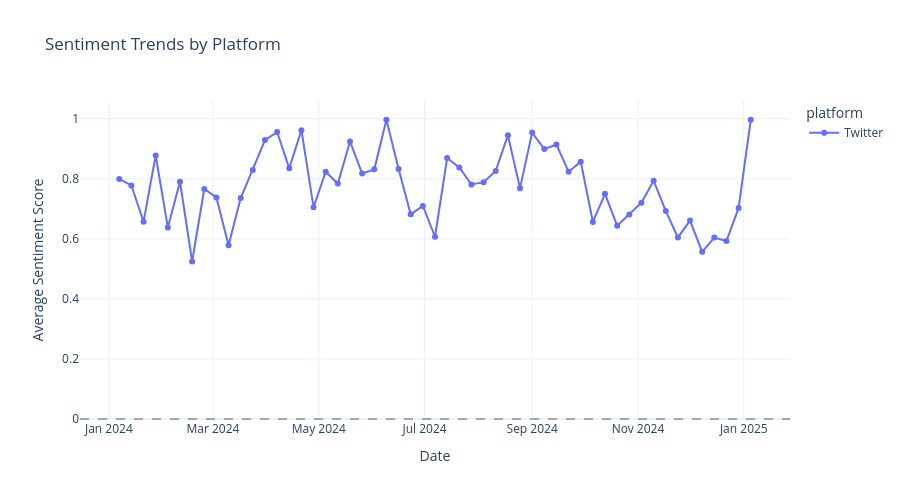
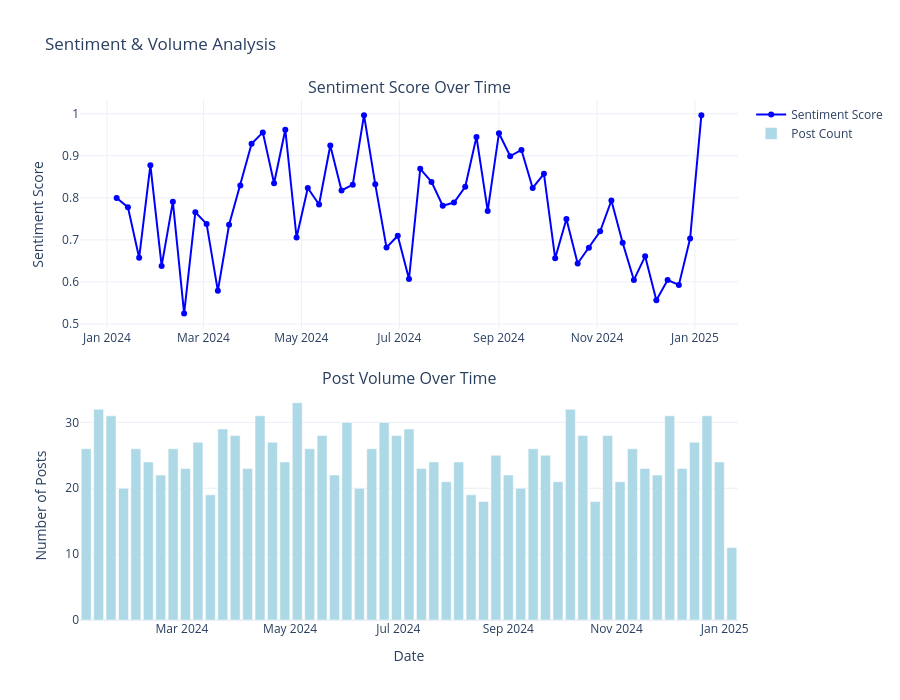

Notebook code for these charts, in order:
### Code cell
# 3. Platform Comparison Time Series
fig3 = px.line(
    weekly_platform,
    x='timestamp',
    y='avg_sentiment',
    color='platform',
    markers=True,
    title='Sentiment Trends by Platform',
    labels={'avg_sentiment': 'Average Sentiment Score', 'timestamp': 'Date'}
)

fig3.add_hline(y=0, line_dash="dash", line_color="black", opacity=0.3)

fig3.update_layout(
    hovermode='x unified',
    template='plotly_white',
    height=500
)

fig3.show()

# 4. Volume and Sentiment Combined View
fig4 = make_subplots(
    rows=2, cols=1,
    subplot_titles=('Sentiment Score Over Time', 'Post Volume Over Time'),
    vertical_spacing=0.12,
    specs=[[{"secondary_y": False}], [{"secondary_y": False}]]
)

# Sentiment trend
fig4.add_trace(
    go.Scatter(
        x=weekly_sentiment['timestamp'],
        y=weekly_sentiment['sentiment_score_mean'],
        mode='lines+markers',
        name='Sentiment Score',
        line=dict(color='blue', width=2)
    ),
    row=1, col=1
)

# Volume trend
fig4.add_trace(
    go.Bar(
        x=weekly_sentiment['timestamp'],
        y=weekly_sentiment['sentiment_score_count'],
        name='Post Count',
        marker_color='lightblue'
    ),
    row=2, col=1
)

fig4.update_xaxes(title_text="Date", row=2, col=1)
fig4.update_yaxes(title_text="Sentiment Score", row=1, col=1)
fig4.update_yaxes(title_text="Number of Posts", row=2, col=1)

fig4.update_layout(
    title_text='Sentiment & Volume Analysis',
    showlegend=True,
    template='plotly_white',
    height=700
)

fig4.show()

### Figure 1 — Plotly figure (JSON) as saved in the notebook; plotly's stock layout.template omitted (floating-point values rounded to 4 significant figures)
{"data": [{"hovertemplate": "platform=Twitter<br>Date=%{x}<br>Average Sentiment Score=%{y}<extra></extra>", "legendgroup": "Twitter", "line": {"color": "#636efa", "dash": "solid"}, "marker": {"symbol": "circle"}, "mode": "lines+markers", "name": "Twitter", "orientation": "v", "showlegend": true, "type": "scatter", "x": ["2024-01-07T00:00:00", "2024-01-14T00:00:00", "2024-01-21T00:00:00", "2024-01-28T00:00:00", "2024-02-04T00:00:00", "2024-02-11T00:00:00", "2024-02-18T00:00:00", "2024-02-25T00:00:00", "2024-03-03T00:00:00", "2024-03-10T00:00:00", "2024-03-17T00:00:00", "2024-03-24T00:00:00", "2024-03-31T00:00:00", "2024-04-07T00:00:00", "2024-04-14T00:00:00", "2024-04-21T00:00:00", "2024-04-28T00:00:00", "2024-05-05T00:00:00", "2024-05-12T00:00:00", "2024-05-19T00:00:00", "2024-05-26T00:00:00", "2024-06-02T00:00:00", "2024-06-09T00:00:00", "2024-06-16T00:00:00", "2024-06-23T00:00:00", "2024-06-30T00:00:00", "2024-07-07T00:00:00", "2024-07-14T00:00:00", "2024-07-21T00:00:00", "2024-07-28T00:00:00", "2024-08-04T00:00:00", "2024-08-11T00:00:00", "2024-08-18T00:00:00", "2024-08-25T00:00:00", "2024-09-01T00:00:00", "2024-09-08T00:00:00", "2024-09-15T00:00:00", "2024-09-22T00:00:00", "2024-09-29T00:00:00", "2024-10-06T00:00:00", "2024-10-13T00:00:00", "2024-10-20T00:00:00", "2024-10-27T00:00:00", "2024-11-03T00:00:00", "2024-11-10T00:00:00", "2024-11-17T00:00:00", "2024-11-24T00:00:00", "2024-12-01T00:00:00", "2024-12-08T00:00:00", "2024-12-15T00:00:00", "2024-12-22T00:00:00", "2024-12-29T00:00:00", "2025-01-05T00:00:00"], "xaxis": "x", "y": [0.7995, 0.7778, 0.6572, 0.8775, 0.6379, 0.7904, 0.5245, 0.7658, 0.7379, 0.5787, 0.736, 0.8292, 0.9287, 0.9556, 0.8348, 0.962, 0.7055, 0.8233, 0.7839, 0.9244, 0.8175, 0.8313, 0.9965, 0.8322, 0.6817, 0.7097, 0.6069, 0.869, 0.8379, 0.781, 0.7887, 0.8262, 0.9449, 0.7688, 0.9537, 0.899, 0.9139, 0.8234, 0.857, 0.6561, 0.7498, 0.6438, 0.6809, 0.7204, 0.7936, 0.693, 0.6047, 0.6608, 0.5566, 0.6044, 0.5927, 0.703, 0.9963], "yaxis": "y"}], "layout": {"height": 500, "hovermode": "x unified", "legend": {"title": {"text": "platform"}, "tracegroupgap": 0}, "shapes": [{"line": {"color": "black", "dash": "dash"}, "opacity": 0.3, "type": "line", "x0": 0, "x1": 1, "xref": "x domain", "y0": 0, "y1": 0, "yref": "y"}], "title": {"text": "Sentiment Trends by Platform"}, "xaxis": {"anchor": "y", "domain": [0, 1], "title": {"text": "Date"}}, "yaxis": {"anchor": "x", "domain": [0, 1], "title": {"text": "Average Sentiment Score"}}}}

### Figure 2 — Plotly figure (JSON) as saved in the notebook; plotly's stock layout.template omitted (floating-point values rounded to 4 significant figures)
{"data": [{"line": {"color": "blue", "width": 2}, "mode": "lines+markers", "name": "Sentiment Score", "type": "scatter", "x": ["2024-01-07T00:00:00", "2024-01-14T00:00:00", "2024-01-21T00:00:00", "2024-01-28T00:00:00", "2024-02-04T00:00:00", "2024-02-11T00:00:00", "2024-02-18T00:00:00", "2024-02-25T00:00:00", "2024-03-03T00:00:00", "2024-03-10T00:00:00", "2024-03-17T00:00:00", "2024-03-24T00:00:00", "2024-03-31T00:00:00", "2024-04-07T00:00:00", "2024-04-14T00:00:00", "2024-04-21T00:00:00", "2024-04-28T00:00:00", "2024-05-05T00:00:00", "2024-05-12T00:00:00", "2024-05-19T00:00:00", "2024-05-26T00:00:00", "2024-06-02T00:00:00", "2024-06-09T00:00:00", "2024-06-16T00:00:00", "2024-06-23T00:00:00", "2024-06-30T00:00:00", "2024-07-07T00:00:00", "2024-07-14T00:00:00", "2024-07-21T00:00:00", "2024-07-28T00:00:00", "2024-08-04T00:00:00", "2024-08-11T00:00:00", "2024-08-18T00:00:00", "2024-08-25T00:00:00", "2024-09-01T00:00:00", "2024-09-08T00:00:00", "2024-09-15T00:00:00", "2024-09-22T00:00:00", "2024-09-29T00:00:00", "2024-10-06T00:00:00", "2024-10-13T00:00:00", "2024-10-20T00:00:00", "2024-10-27T00:00:00", "2024-11-03T00:00:00", "2024-11-10T00:00:00", "2024-11-17T00:00:00", "2024-11-24T00:00:00", "2024-12-01T00:00:00", "2024-12-08T00:00:00", "2024-12-15T00:00:00", "2024-12-22T00:00:00", "2024-12-29T00:00:00", "2025-01-05T00:00:00"], "xaxis": "x", "y": [0.7995, 0.7778, 0.6572, 0.8775, 0.6379, 0.7904, 0.5245, 0.7658, 0.7379, 0.5787, 0.736, 0.8292, 0.9287, 0.9556, 0.8348, 0.962, 0.7055, 0.8233, 0.7839, 0.9244, 0.8175, 0.8313, 0.9965, 0.8322, 0.6817, 0.7097, 0.6069, 0.869, 0.8379, 0.781, 0.7887, 0.8262, 0.9449, 0.7688, 0.9537, 0.899, 0.9139, 0.8234, 0.857, 0.6561, 0.7498, 0.6438, 0.6809, 0.7204, 0.7936, 0.693, 0.6047, 0.6608, 0.5566, 0.6044, 0.5927, 0.703, 0.9963], "yaxis": "y"}, {"marker": {"color": "lightblue"}, "name": "Post Count", "type": "bar", "x": ["2024-01-07T00:00:00", "2024-01-14T00:00:00", "2024-01-21T00:00:00", "2024-01-28T00:00:00", "2024-02-04T00:00:00", "2024-02-11T00:00:00", "2024-02-18T00:00:00", "2024-02-25T00:00:00", "2024-03-03T00:00:00", "2024-03-10T00:00:00", "2024-03-17T00:00:00", "2024-03-24T00:00:00", "2024-03-31T00:00:00", "2024-04-07T00:00:00", "2024-04-14T00:00:00", "2024-04-21T00:00:00", "2024-04-28T00:00:00", "2024-05-05T00:00:00", "2024-05-12T00:00:00", "2024-05-19T00:00:00", "2024-05-26T00:00:00", "2024-06-02T00:00:00", "2024-06-09T00:00:00", "2024-06-16T00:00:00", "2024-06-23T00:00:00", "2024-06-30T00:00:00", "2024-07-07T00:00:00", "2024-07-14T00:00:00", "2024-07-21T00:00:00", "2024-07-28T00:00:00", "2024-08-04T00:00:00", "2024-08-11T00:00:00", "2024-08-18T00:00:00", "2024-08-25T00:00:00", "2024-09-01T00:00:00", "2024-09-08T00:00:00", "2024-09-15T00:00:00", "2024-09-22T00:00:00", "2024-09-29T00:00:00", "2024-10-06T00:00:00", "2024-10-13T00:00:00", "2024-10-20T00:00:00", "2024-10-27T00:00:00", "2024-11-03T00:00:00", "2024-11-10T00:00:00", "2024-11-17T00:00:00", "2024-11-24T00:00:00", "2024-12-01T00:00:00", "2024-12-08T00:00:00", "2024-12-15T00:00:00", "2024-12-22T00:00:00", "2024-12-29T00:00:00", "2025-01-05T00:00:00"], "xaxis": "x2", "y": [26, 32, 31, 20, 26, 24, 22, 26, 23, 27, 19, 29, 28, 23, 31, 27, 24, 33, 26, 28, 22, 30, 20, 26, 30, 28, 29, 23, 24, 21, 24, 19, 18, 25, 22, 20, 26, 25, 21, 32, 28, 18, 28, 21, 26, 23, 22, 31, 23, 27, 31, 24, 11], "yaxis": "y2"}], "layout": {"annotations": [{"font": {"size": 16}, "showarrow": false, "text": "Sentiment Score Over Time", "x": 0.5, "xanchor": "center", "xref": "paper", "y": 1, "yanchor": "bottom", "yref": "paper"}, {"font": {"size": 16}, "showarrow": false, "text": "Post Volume Over Time", "x": 0.5, "xanchor": "center", "xref": "paper", "y": 0.44, "yanchor": "bottom", "yref": "paper"}], "height": 700, "showlegend": true, "title": {"text": "Sentiment & Volume Analysis"}, "xaxis": {"anchor": "y", "domain": [0, 1]}, "xaxis2": {"anchor": "y2", "domain": [0, 1], "title": {"text": "Date"}}, "yaxis": {"anchor": "x", "domain": [0.56, 1], "title": {"text": "Sentiment Score"}}, "yaxis2": {"anchor": "x2", "domain": [0, 0.44], "title": {"text": "Number of Posts"}}}}
